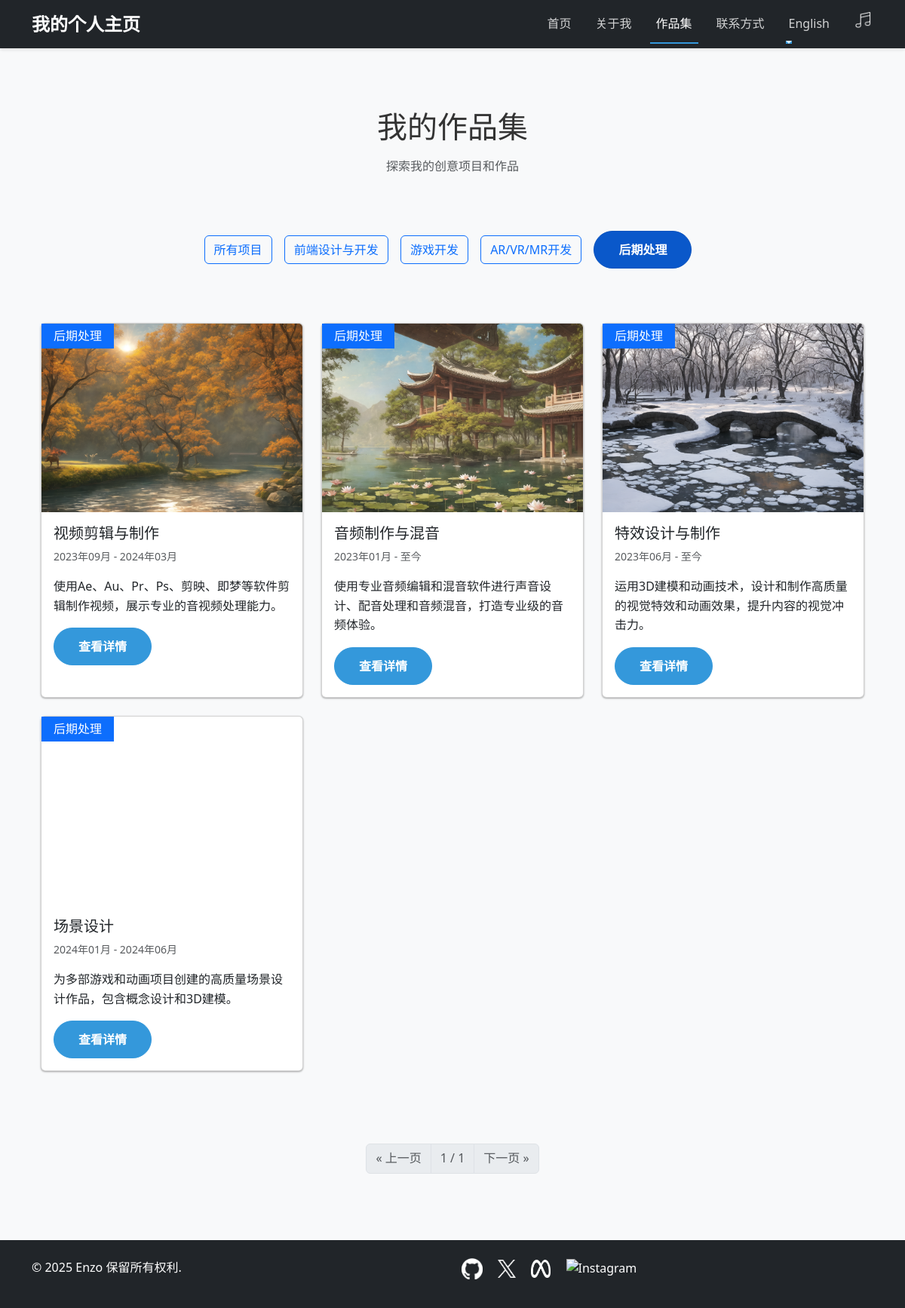
The app's page /portfolio/?category=后期处理 with its own data.
### portfolio/models.py (models this page shows, shortened)
class Project(models.Model):
    title = models.CharField(max_length=200, verbose_name=_('项目名称'))
    slug = models.SlugField(unique=True, verbose_name=_('URL 别名'), help_text=_('项目在 URL 中的唯一标识'), null=True, blank=True)
    description = models.TextField(verbose_name=_('项目描述'))
    category = models.CharField(max_length=100, verbose_name=_('项目类别'))
    image = models.ImageField(upload_to='projects/', blank=True, null=True, verbose_name=_('项目图片'))
    link = models.URLField(max_length=200, blank=True, null=True, verbose_name=_('项目链接'))
    github_link = models.URLField(max_length=200, blank=True, null=True, verbose_name=_('GitHub链接'))
    start_date = models.DateField(verbose_name=_('开始日期'))
    end_date = models.DateField(blank=True, null=True, verbose_name=_('结束日期'))
    is_active = models.BooleanField(default=True, verbose_name=_('是否展示'))
    created_at = models.DateTimeField(default=timezone.now, verbose_name=_('创建时间'))
    updated_at = models.DateTimeField(auto_now=True, verbose_name=_('更新时间'))
    class Meta:
        verbose_name = _('作品集')
        verbose_name_plural = _('作品集')
        ordering = ['-created_at']

### portfolio/views.py (the view)
# urls.py: path('portfolio/', views.portfolio, name='portfolio'),
def portfolio(request):
    projects_qs = Project.objects.filter(is_active=True)
    projects = []
    for project in projects_qs:
        project.standard_category = get_standard_category(project.category)
        project.fallback_image = get_project_fallback_image(project)
        project.image = None
        projects.append(project)
    projects.sort(key=get_project_order)
    categories = PORTFOLIO_CATEGORIES
    selected_category = request.GET.get('category', 'all')
    if selected_category != 'all':
        projects = [p for p in projects if p.standard_category == selected_category]
    per_page = CATEGORY_PAGINATION_CONFIG.get(selected_category, CATEGORY_PAGINATION_CONFIG['default'])
    page_number = request.GET.get('page', 1)
    paginator = Paginator(projects, per_page)
    page_obj = paginator.get_page(page_number)
    context = {
        'projects': page_obj,
        'categories': categories,
        'selected_category': selected_category,
        'page_obj': page_obj,
    }
    return render(request, 'portfolio.html', context)

### portfolio/views.py (called while the page is built)
def get_project_fallback_image(project):
    if project.title in PROJECT_IMAGE_MAPPING:
        return PROJECT_IMAGE_MAPPING[project.title]
    if project.category in PROJECT_IMAGE_MAPPING:
        return PROJECT_IMAGE_MAPPING[project.category]
    return None

def get_project_order(project):
    try:
        return PROJECT_ORDER.index(project.title)
    except ValueError:
        return len(PROJECT_ORDER)

def get_standard_category(category):
    mapping = {
        '移动端游戏开发': '游戏开发',
        'PC端联机游戏开发': '游戏开发',
        'PC端单机游戏开发': '游戏开发',
        'AR应用开发': 'AR/VR/MR开发',
        'VR应用开发': 'AR/VR/MR开发',
        '视频剪辑与制作': '后期处理',
        '音频制作与混音': '后期处理',
        '特效设计与制作': '后期处理',
        '场景设计': '后期处理',
    }
    return mapping.get(category, category)

### templates/portfolio.html (shortened to what this page needs)
{% extends 'base.html' %}
{% load i18n %}
{% load static %}
{% block content %}
    <section class="page-header py-5">
        <div class="container">
            <h1 class="text-center mb-3">{% trans '我的作品集' %}</h1>
            <p class="text-center text-muted">{% trans '探索我的创意项目和作品' %}</p>
        </div>
    </section>
    <section class="filters-section py-2">
        <div class="container">
            <div class="text-center mb-2">
                <a href="?category=all" class="btn {% if selected_category == 'all' %}btn-primary active{% else %}btn-outline-primary{% endif %}" style="margin-right: 12px; margin-bottom: 8px;">{% trans '所有项目' %}</a>
                {% for category in categories %}
                    <a href="?category={{ category|urlencode }}" class="btn {% if selected_category == category %}btn-primary active{% else %}btn-outline-primary{% endif %}" style="margin-right: 12px; margin-bottom: 8px;">{{ category }}</a>
                {% endfor %}
            </div>
        </div>
    </section>
    <section class="projects-grid py-5">
        <div class="container">
            <div class="row">
                {% for project in projects %}
                    <div class="col-md-4 mb-4 project-item" data-category="{{ project.standard_category }}">
                        <div class="card h-100">
                            <div class="position-relative">
                                {% if project.image %}
                        <img src="{{ project.image.url }}" loading="lazy" decoding="async" class="card-img-top" alt="{{ project.title }}" style="height: 250px; object-fit: cover;">
                    {% elif project.fallback_image %}
                        <img src="{{ MEDIA_URL }}{{ project.fallback_image }}" loading="lazy" decoding="async" class="card-img-top" alt="{{ project.title }}" style="height: 250px; object-fit: cover; object-position: center;">
                    {% else %}
                        <div class="bg-secondary text-white d-flex align-items-center justify-content-center" style="height: 250px;">
                            <p class="mb-0">{{ project.title }}</p>
                        </div>
                    {% endif %}
                                <div class="position-absolute top-0 left-0 bg-primary text-white px-3 py-1 rounded-bottom-right">
                                    {{ project.standard_category }}
                                </div>
                            </div>
                            <div class="card-body">
                                <h5 class="card-title">{{ project.title }}</h5>
                                <p class="card-text small text-muted">
                                    {{ project.start_date|date:"Y年m月" }}{% if project.end_date %} - {{ project.end_date|date:"Y年m月" }}{% else %} - {% trans '至今' %}{% endif %}
                                </p>
                                <p class="card-text">{{ project.description|truncatewords:20 }}</p>
                                <div class="d-flex">
                                    <a href="{% url 'project_detail' project.slug %}" class="btn btn-primary">{% trans '查看详情' %}</a>
                                </div>
                            </div>
                        </div>
                    </div>
                {% endfor %}
            </div>
        </div>
    </section>
    <section class="py-4">
        <div class="container">
            <nav aria-label="Page navigation">
                <ul class="pagination justify-content-center">
                    {% if page_obj.has_previous %}
                        <li class="page-item"><a class="page-link" href="?category={{ selected_category|urlencode }}&page={{ page_obj.previous_page_number }}">&laquo; {% trans '上一页' %}</a></li>
                    {% else %}
                        <li class="page-item disabled"><span class="page-link">&laquo; {% trans '上一页' %}</span></li>
                    {% endif %}
                    <li class="page-item disabled"><span class="page-link">{{ page_obj.number }} / {{ page_obj.paginator.num_pages }}</span></li>
                    {% if page_obj.has_next %}
                        <li class="page-item"><a class="page-link" href="?category={{ selected_category|urlencode }}&page={{ page_obj.next_page_number }}">{% trans '下一页' %} &raquo;</a></li>
                    {% else %}
                        <li class="page-item disabled"><span class="page-link">{% trans '下一页' %} &raquo;</span></li>
                    {% endif %}
                </ul>
            </nav>
        </div>
    </section>
{% endblock %}

### static/css/main.css (style rules this page uses)
* { margin: 0; padding: 0; box-sizing: border-box; }
:root { --primary-color: #3498db; --primary-dark: #2980b9; --secondary-color: #2ecc71; --accent-color: #e74c3c; --text-color: #333; --text-light: #777; --bg-color: #f8f9fa; --white: #fff; --shadow: 0 4px 6px rgba(0, 0, 0, 0.1); --shadow-lg: 0 10px 25px rgba(0, 0, 0, 0.1); --border-radius: 8px; --transition: all 0.3s ease; }
body { font-family: 'Segoe UI', Tahoma, Geneva, Verdana, sans-serif; line-height: 1.6; color: var(--text-color); background-color: var(--bg-color); }
.btn-primary { background-color: var(--primary-color); border-color: var(--primary-color); padding: 0.75rem 2rem; font-weight: 600; border-radius: 30px; transition: var(--transition); }

### records on screen
Project: title (picture), standard_category "后期处理", title "视频剪辑与制作", start_date "2023年09月", end_date "2024年03月", description "使用Ae、Au、Pr、Ps、剪映、即梦等软件剪辑制作视频，展示专业的音视频处理能力。"
Project: title (picture), standard_category "后期处理", title "音频制作与混音", start_date "2023年01月", description "使用专业音频编辑和混音软件进行声音设计、配音处理和音频混音，打造专业级的音频体验。"
Project: title (picture), standard_category "后期处理", title "特效设计与制作", start_date "2023年06月", description "运用3D建模和动画技术，设计和制作高质量的视觉特效和动画效果，提升内容的视觉冲击力。"
Project: title (picture), standard_category "后期处理", title "场景设计", start_date "2024年01月", end_date "2024年06月", description "为多部游戏和动画项目创建的高质量场景设计作品，包含概念设计和3D建模。"

### other values on screen
{{ category }} "前端设计与开发" "游戏开发" "AR/VR/MR开发" "后期处理"
{{ page_obj.number }} "1"
{{ page_obj.paginator.num_pages }} "1"
